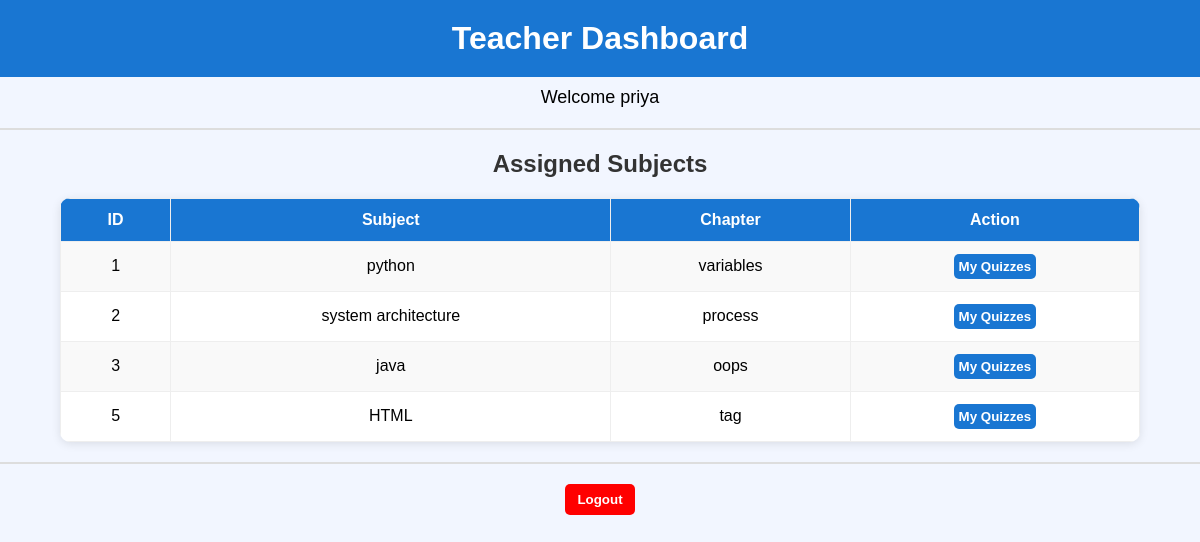
The page /teacher_dashboard (signed in) on the database its author committed.
### models.py (models this page shows, shortened)
class User(db.Model):
    id = db.Column(db.Integer, primary_key=True)
    fullname = db.Column(db.String(100), nullable=False)
    email = db.Column(db.String(100), unique=True, nullable=False)
    password = db.Column(db.String(300), nullable=False)
    role = db.Column(db.String(50), nullable=False)
    subjects = db.relationship('Subject', backref='teacher', lazy=True)
    quizzes = db.relationship('Quiz', backref='teacher', lazy=True)
    results = db.relationship('Result', backref='student', lazy=True)

class Subject(db.Model):
    id = db.Column(db.Integer, primary_key=True)
    subject_name = db.Column(db.String(100), unique=True, nullable=False)
    chapter_name = db.Column(db.String(100), nullable=False)
    teacher_id = db.Column(db.Integer, db.ForeignKey('user.id'))
    quizzes = db.relationship('Quiz', backref='subject', lazy=True)

### app.py (the view)
@app.route('/teacher_dashboard')
def teacher_dashboard():
    if session.get('role') != 'teacher':
        return redirect('/')
    teacher = User.query.get(session['user_id'])
    return render_template(
        'dashboard_teacher.html',
        teacher=teacher,
        subjects=Subject.query.filter_by(
            teacher_id=teacher.id
        ).all(),
        quizzes=Quiz.query.filter_by(
            teacher_id=teacher.id
        ).all()
    )

### templates/dashboard_teacher.html (shortened to what this page needs)
<!DOCTYPE html>
<html>
<head>
</head>
<body>
<h1>Teacher Dashboard</h1>
<p>Welcome {{ teacher.fullname }}</p>
<hr>
<h2>Assigned Subjects</h2>
{% if subjects %}
<table>
    <tr>
        <th>ID</th>
        <th>Subject</th>
        <th>Chapter</th>
        <th>Action</th>
    </tr>
    {% for s in subjects %}
    <tr>
        <td>{{ s.id }}</td>
        <td>{{ s.subject_name }}</td>
        <td>{{ s.chapter_name }}</td>
        <td>
            <a href="/quizzes/{{ s.id }}">
                <button style="background:blue;color:white;padding:5px;">
                    My Quizzes
                </button>
            </a>
        </td>
    </tr>
    {% endfor %}
</table>
{% else %}
<p style="text-align:center;color:red;">No subjects assigned</p>
{% endif %}
<hr>
<a href="/logout">
    <button style="background:red;color:white;padding:8px 12px;">
        Logout
    </button>
</a>
</body>
</html>

### templates/dashboard_teacher.html (style rules this page uses)
body { font-family: Arial, sans-serif; background: #f2f6ff; margin: 0; padding: 0; }
h1 { background: #1976d2; color: white; padding: 20px; margin: 0; text-align: center; }
p { text-align: center; font-size: 18px; margin-top: 10px; }
hr { margin: 20px 0; border: 1px solid #ddd; }
h2 { text-align: center; color: #333; }
table { width: 90%; margin: auto; border-collapse: collapse; background: white; box-shadow: 0px 2px 10px rgba(0,0,0,0.1); border-radius: 10px; overflow: hidden; }
th, td { padding: 12px; text-align: center; border: 1px solid #eee; }
th { background: #1976d2; color: white; }
tr:nth-child(even) { background: #f9f9f9; }
button { border: none; padding: 6px 12px; border-radius: 5px; cursor: pointer; font-weight: bold; }
button[style*="background:blue"] { background: #1976d2 !important; color: white; }
button[style*="background:red"] { background: red !important; color: white; display: block; margin: 20px auto; padding: 10px 15px; }
a { text-decoration: none; }

### rows shown on the page
User: fullname "priya"
Subject: id "1", subject_name "python", chapter_name "variables"
Subject: id "2", subject_name "system architecture", chapter_name "process"
Subject: id "3", subject_name "java", chapter_name "oops"
Subject: id "5", subject_name "HTML", chapter_name "tag"
